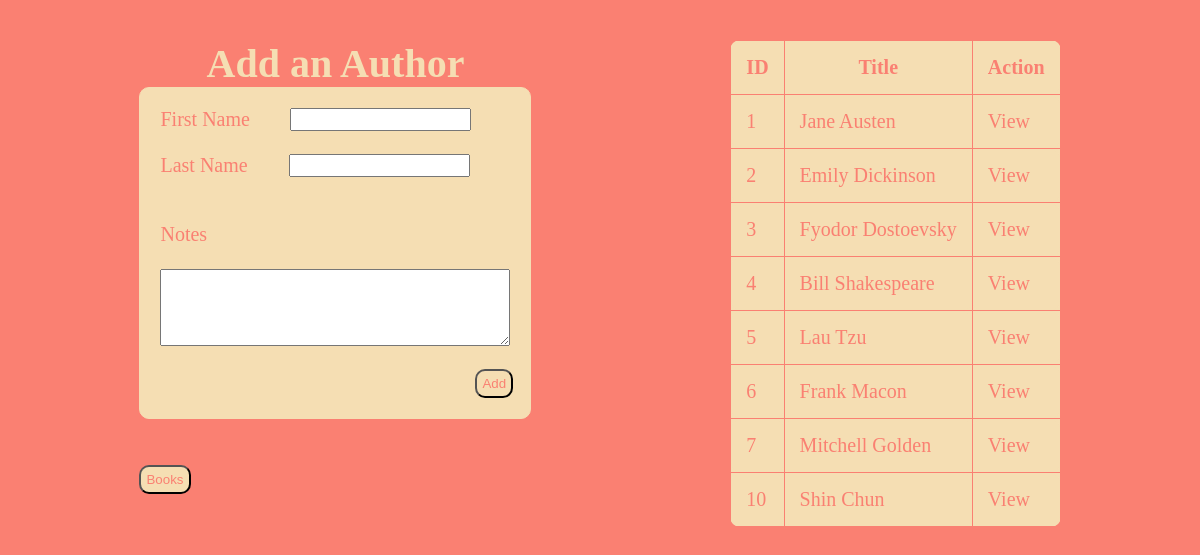
The app's page /authors with its own data.
### books_app/models.py (models this page shows, shortened)
class Author(models.Model):
    first_name = models.CharField(max_length=255)
    last_name = models.CharField(max_length=255)
    books = models.ManyToManyField(Book, related_name="authors")
    notes = models.TextField(max_length=255)
    created_at = models.DateTimeField(auto_now_add=True)
    updated_at = models.DateTimeField(auto_now=True)

### books_app/views.py (the view)
# urls.py: path('authors', views.authors),
def authors(request):
    context = {
        "all_the_books": Book.objects.all(),
        "all_the_authors": Author.objects.all(),
    }
    return render(request, 'authors.html', context)

### books_app/templates/authors.html (shortened to what this page needs)
<!DOCTYPE html>
<html lang="en">
<head>
    {% load static %}
    <link rel="stylesheet" href="{% static 'style.css' %}" />
</head>
<body>
    <div id="wrapper">
        <div id="main">
            <div class="box">
                <h1>Add an Author</h1>
                <form action="/add_author" method="post">
                    <div class="spaces">First Name <input type="text" name="first_name" /></div><br>
                    <div class="spaces">Last Name <input type="text" name="last_name" /></div><br>
                    <br />
                    Notes<br><br>
                    <div class="spaces">
                        <textarea id="comment" name="notes" rows="5" cols="50">
                        </textarea>
                    </div><br>
                    <input type="submit" id="done" value="Add" />
                </form><br><br>
                <a href="/"><button>Books</button></a>
            </div>
            <div class="box">
                <table>
                    <thead>
                        <tr>
                            <th>ID</th>
                            <th>Title</th>
                            <th>Action</th>
                        </tr>
                    </thead>
                    {% for author in all_the_authors %}
                    <tbody>
                        <tr>
                            <td>{{ author.id }}</td>
                            <td>{{ author.first_name }} {{ author.last_name }}</td>
                            <td><a href="/authors/{{author.id}}">View</a></td>
                        </tr>
                    </tbody>
                    {% endfor %}
                </table>
            </div>
        </div>
</body>
</html>

### books_app/static/style.css (style rules this page uses)
* { padding: 0px; margin: 0px auto; }
body { padding:20px; background-color: salmon; color: wheat; font-size: 20px; }
form { width: 350px; border: 1px solid wheat; border-radius: 10px; color: salmon; background-color: wheat; padding: 20px; }
div.spaces { display: flex; justify-content: space-evenly; }
input#done { margin-left: 90%; padding: 5px; border-radius: 10px; color: salmon; background-color: wheat; }
#main { display: flex; padding: 20px; }
h1 { text-align: center; }
table, th, td { border: 1px solid salmon; padding: 15px; background-color: wheat; color: salmon; border-radius: 10px; border-collapse: collapse; }
a { text-decoration: none; color: salmon; }
button { margin-right: 90%; padding: 5px; border-radius: 10px; color: salmon; background-color: wheat; }

### records on screen
Author: id "1", first_name "Jane", last_name "Austen"
Author: id "2", first_name "Emily", last_name "Dickinson"
Author: id "3", first_name "Fyodor", last_name "Dostoevsky"
Author: id "4", first_name "Bill", last_name "Shakespeare"
Author: id "5", first_name "Lau", last_name "Tzu"
Author: id "6", first_name "Frank", last_name "Macon"
Author: id "7", first_name "Mitchell", last_name "Golden"
Author: id "10", first_name "Shin", last_name "Chun"
